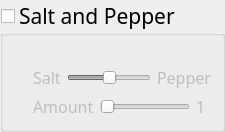
         <widget class="QGroupBox" name="groupBox_SaltAndPepper">
          <property name="font">
           <font>
            <family>Microsoft YaHei Light</family>
            <pointsize>16</pointsize>
           </font>
          </property>
          <property name="title">
           <string>Salt and Pepper</string>
          </property>
          <property name="checkable">
           <bool>true</bool>
          </property>
          <property name="checked">
           <bool>false</bool>
          </property>
          <layout class="QVBoxLayout" name="verticalLayout_9">
           <property name="leftMargin">
            <number>30</number>
           </property>
           <property name="topMargin">
            <number>30</number>
           </property>
           <item>
            <layout class="QHBoxLayout" name="horizontalLayout_18" stretch="2,12,2">
             <item>
              <widget class="QLabel" name="label_8">
               <property name="font">
                <font>
                 <family>Microsoft YaHei Light</family>
                 <pointsize>12</pointsize>
                </font>
               </property>
               <property name="text">
                <string>Salt</string>
               </property>
              </widget>
             </item>
             <item>
              <widget class="QSlider" name="horizontalSlider_SaltAndPepper">
               <property name="maximum">
                <number>10</number>
               </property>
               <property name="pageStep">
                <number>1</number>
               </property>
               <property name="sliderPosition">
                <number>5</number>
               </property>
               <property name="orientation">
                <enum>Qt::Horizontal</enum>
               </property>
              </widget>
             </item>
             <item>
              <widget class="QLabel" name="label_9">
               <property name="font">
                <font>
                 <family>Microsoft YaHei Light</family>
                 <pointsize>12</pointsize>
                </font>
               </property>
               <property name="text">
                <string>Pepper</string>
               </property>
              </widget>
             </item>
            </layout>
           </item>
           <item>
            <layout class="QHBoxLayout" name="horizontalLayout_19" stretch="2,12,2">
             <item>
              <widget class="QLabel" name="label_10">
               <property name="font">
                <font>
                 <family>Microsoft YaHei Light</family>
                 <pointsize>12</pointsize>
                </font>
               </property>
               <property name="text">
                <string>Amount</string>
               </property>
              </widget>
             </item>
             <item>
              <widget class="QSlider" name="horizontalSlider_Amount">
               <property name="minimum">
                <number>1</number>
               </property>
               <property name="maximum">
                <number>100</number>
               </property>
               <property name="singleStep">
                <number>10</number>
               </property>
               <property name="orientation">
                <enum>Qt::Horizontal</enum>
               </property>
              </widget>
             </item>
             <item>
              <widget class="QLabel" name="label_Amount">
               <property name="font">
                <font>
                 <family>Microsoft YaHei Light</family>
                 <pointsize>12</pointsize>
                </font>
               </property>
               <property name="text">
                <string>1</string>
               </property>
              </widget>
             </item>
            </layout>
           </item>
          </layout>
         </widget>
